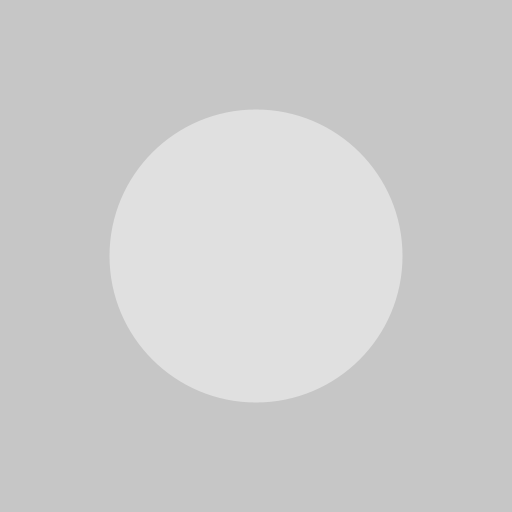
Frame 1 (no input)
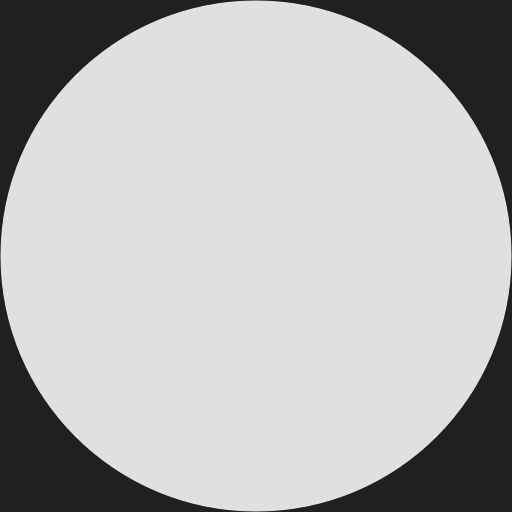
Frame 60 (the mouse pressed at the canvas centre just before this capture)
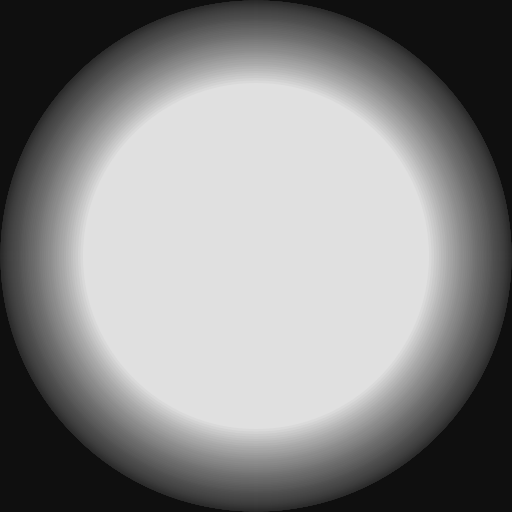
Frame 120 (the mouse held since frame 60 and released just before this capture)

The Processing sketch that drew these frames (run headless with seeded random() and noise(); from frame 60 on, the mouse is pressed at the canvas centre):

// Processing sketch: ANI2012A20_FadingBall1
// ── ANI2012A20_FadingBall1.pde
// ANI2012A20_FadingBall1.pde
// Animation d'une boule lumineuse avec mouvement oscillatoire.

// paramètres
float amplitude = 256.0f;
float period = 5000.0f;

// variables
Ball ball;

float centerX;
float centerY;

void setup()
{
  size(512, 512);

  centerX = width / 2.0f;
  centerY = height / 2.0f;

  noStroke();

  ball = new Ball(centerX, centerY, 256, color(224));
}

void draw()
{
  fade(8);

  ball.oscillation = 256 + int(oscillate(millis(), amplitude, period));

  ball.update();
  ball.render();
}

// classe de type Ball
class Ball
{
  float positionX;
  float positionY;

  float radius;

  float oscillation;

  color colorFill;

  Ball(float x, float y, float r, color c)
  {
    positionX = x;
    positionY = y;

    radius = r;

    colorFill = c;
  }

  void update()
  {
    radius = oscillation;
  }

  void render()
  {
    fill(colorFill);
    ellipse(positionX, positionY, radius, radius);
  }
}

void fade(float decay)
{
  fill(0, decay);
  rect(0, 0, width, height);
}

float oscillate(float time, float amplitude, float period)
{
  return amplitude * sin(time * 2 * PI / period);
}
